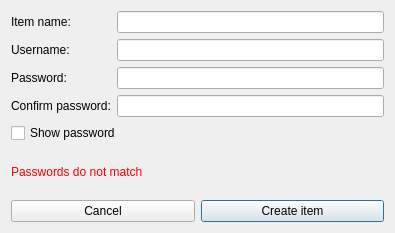
<?xml version="1.0" encoding="UTF-8"?>
<ui version="4.0">
 <class>NewItem</class>
 <widget class="QDialog" name="NewItem">
  <property name="geometry">
   <rect>
    <x>0</x>
    <y>0</y>
    <width>395</width>
    <height>233</height>
   </rect>
  </property>
  <property name="windowTitle">
   <string>Create a new item</string>
  </property>
  <layout class="QVBoxLayout" name="verticalLayout_3">
   <item>
    <layout class="QHBoxLayout" name="horizontalLayout">
     <item>
      <layout class="QVBoxLayout" name="verticalLayout_2">
       <item>
        <widget class="QLabel" name="label">
         <property name="text">
          <string>Item name:</string>
         </property>
         <property name="alignment">
          <set>Qt::AlignLeading|Qt::AlignLeft|Qt::AlignVCenter</set>
         </property>
        </widget>
       </item>
       <item>
        <widget class="QLabel" name="label_2">
         <property name="text">
          <string>Username:</string>
         </property>
         <property name="alignment">
          <set>Qt::AlignLeading|Qt::AlignLeft|Qt::AlignVCenter</set>
         </property>
        </widget>
       </item>
       <item>
        <widget class="QLabel" name="label_3">
         <property name="text">
          <string>Password:</string>
         </property>
         <property name="alignment">
          <set>Qt::AlignLeading|Qt::AlignLeft|Qt::AlignVCenter</set>
         </property>
        </widget>
       </item>
       <item>
        <widget class="QLabel" name="label_4">
         <property name="text">
          <string>Confirm password:</string>
         </property>
         <property name="alignment">
          <set>Qt::AlignLeading|Qt::AlignLeft|Qt::AlignVCenter</set>
         </property>
         <property name="wordWrap">
          <bool>true</bool>
         </property>
        </widget>
       </item>
      </layout>
     </item>
     <item>
      <layout class="QVBoxLayout" name="verticalLayout">
       <item>
        <widget class="QLineEdit" name="edtItemName"/>
       </item>
       <item>
        <widget class="QLineEdit" name="edtUsername"/>
       </item>
       <item>
        <widget class="QLineEdit" name="edtPassword">
         <property name="echoMode">
          <enum>QLineEdit::Password</enum>
         </property>
        </widget>
       </item>
       <item>
        <widget class="QLineEdit" name="edtCPassword">
         <property name="echoMode">
          <enum>QLineEdit::Password</enum>
         </property>
        </widget>
       </item>
      </layout>
     </item>
    </layout>
   </item>
   <item>
    <widget class="QCheckBox" name="chckShowPword">
     <property name="text">
      <string>Show password</string>
     </property>
    </widget>
   </item>
   <item>
    <widget class="QLabel" name="lblWarning">
     <property name="palette">
      <palette>
       <active>
        <colorrole role="WindowText">
         <brush brushstyle="SolidPattern">
          <color alpha="255">
           <red>255</red>
           <green>0</green>
           <blue>0</blue>
          </color>
         </brush>
        </colorrole>
       </active>
       <inactive>
        <colorrole role="WindowText">
         <brush brushstyle="SolidPattern">
          <color alpha="255">
           <red>255</red>
           <green>0</green>
           <blue>0</blue>
          </color>
         </brush>
        </colorrole>
       </inactive>
       <disabled>
        <colorrole role="WindowText">
         <brush brushstyle="SolidPattern">
          <color alpha="255">
           <red>153</red>
           <green>153</green>
           <blue>153</blue>
          </color>
         </brush>
        </colorrole>
       </disabled>
      </palette>
     </property>
     <property name="text">
      <string>Passwords do not match</string>
     </property>
    </widget>
   </item>
   <item>
    <layout class="QHBoxLayout" name="horizontalLayout_2">
     <item>
      <widget class="QPushButton" name="btnCancel">
       <property name="text">
        <string>Cancel</string>
       </property>
      </widget>
     </item>
     <item>
      <widget class="QPushButton" name="btnCreate">
       <property name="text">
        <string>Create item</string>
       </property>
       <property name="default">
        <bool>true</bool>
       </property>
      </widget>
     </item>
    </layout>
   </item>
  </layout>
 </widget>
 <resources/>
 <connections/>
</ui>
